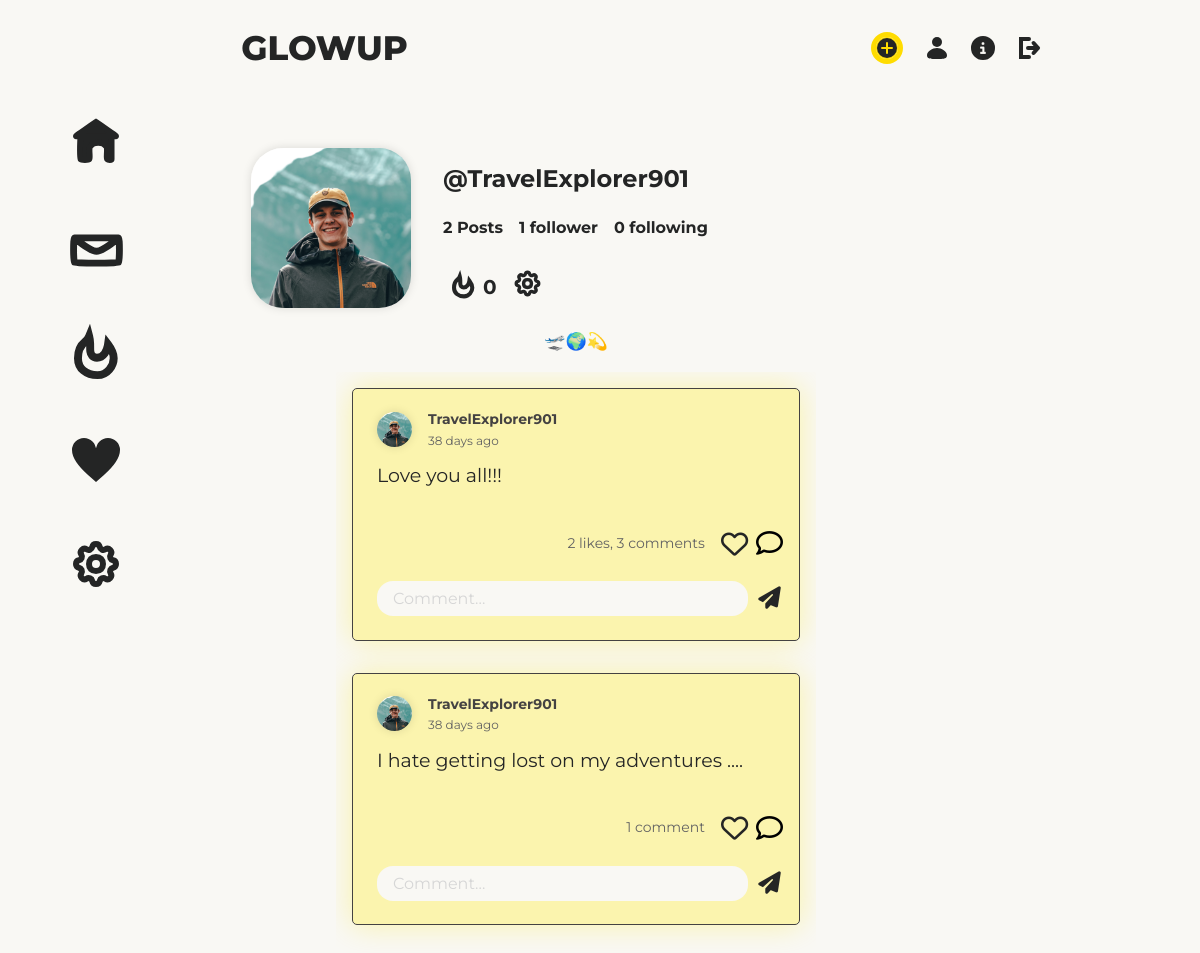
The app's page /profile/TravelExplorer901 (signed in) with its own data.
### core/models.py (models this page shows, shortened)
class Profile(models.Model):
    user = models.ForeignKey(User, on_delete=models.CASCADE)
    id_user = models.IntegerField()
    bio = models.TextField(blank=True)
    profile_img = models.ImageField(upload_to="profile_images", default="blank-profile-picture.png")
    current_streak = models.IntegerField(default=0)
    last_completed = models.DateTimeField(default=timezone.now() - timedelta(days=1))
    max_streak = models.IntegerField(default=0)

class Post(models.Model):
    id = models.UUIDField(primary_key=True, default=uuid.uuid4)
    user = models.CharField(max_length=100)
    post_content = models.TextField()
    created_at = models.DateTimeField(default=datetime.now)
    no_of_likes = models.IntegerField(default=0)
    no_of_comments = models.IntegerField(default=0)
    positivity = models.IntegerField(default=1)

### core/views.py (the view)
# urls.py: path('profile/<str:pk>', views.profile, name='profile'),
@login_required(login_url = 'signin')
def profile(request, pk):
    user_object = User.objects.get(username=pk)
    user_profile = Profile.objects.get(user=user_object)
    user_posts = Post.objects.filter(user=pk)
    user_posts_length = len(user_posts)
    post_dic = []
    for post in user_posts:
        post_user_profile = Profile.objects.get(user=User.objects.get(username=post.user))
        comments = Comment.objects.filter(post=post)
        sydney_timezone = timezone('Australia/Sydney')
        now_sydney = datetime.now(sydney_timezone)
        time_delta = now_sydney - post.created_at
        seconds = time_delta.total_seconds()
        if seconds < 60:
            if seconds == 1:
                time_string = f"{int(seconds)} second ago"
            else:
                time_string = f"{int(seconds)} seconds ago"
        elif seconds < 3600:
            minutes = int(seconds / 60)
            if minutes == 1:
                time_string = f"{minutes} minute ago"
            else:
                time_string = f"{minutes} minutes ago"
        elif seconds < 86400:
            hours = int(seconds / 3600)
            if hours == 1:
                time_string = f"{hours} hour ago"
            else:
                time_string = f"{hours} hours ago"
        else:
            days = int(seconds / 86400)
            if days == 1:
                time_string = f"{days} day ago"
            else:
                time_string = f"{days} days ago"
        if datetime.now(timezone('Australia/Sydney')).day - post.created_at.date().day <= 30:
            post_dic.append({
                'post': post,
                'profile_image': post_user_profile.profile_img,
                'comments': comments,
                'time_since_posted': time_string
            })
    sorted_posts = sorted(post_dic, key=lambda post: post["post"].positivity * 2, reverse=False)
    follower = request.user.username
    user = pk
    if FollowersCount.objects.filter(user=user, follower=follower).first():
        button_text = "Unfollow"
    else:
        button_text = "Follow"
    user_followers = len(FollowersCount.objects.filter(user=pk))
    user_following = len(FollowersCount.objects.filter(follower=pk))
    context = {
        "user_object": user_object,
        "user_profile": user_profile,
        "user_posts": user_posts,
        "user_posts_length": user_posts_length,
        "button_text": button_text,
        "user_followers": user_followers,
        "user_following": user_following,
        "sorted_posts": sorted_posts
    }
    return render(request, 'profile.html', context)

### templates/profile.html (shortened to what this page needs)
{% extends '_template.html' %} {% block title %} Glowup {% endblock %}
{% block content %}
{% load static %}
<div class="container">
    {% include 'components/sidebar.html' %}
    <section class="main-content">
      <div class="wrapper profile-wrapper">
        <div class="user-profile">
          <img class="profile-image" src="{{user_profile.profile_img.url}}" alt="">
          <div class="user-profile-info">
            <p>@{{user_profile.user.username}}</p>
            <form action="/follow" method="POST">
              <div class="add-btn">
                {% if user_posts_length == 0 %}
                <span><b>No Posts</b></span>
                {% elif user_posts_length == 1 %}
                <span
                  ><b>{{user_posts_length}} Post</b></span
                >
                {% else %}
                <span
                  ><b>{{user_posts_length}} Posts</b></span
                >
                {% endif %}
                {% if user_followers == 1 %}
                <span
                  ><b>{{user_followers}} follower</b></span
                >
                {% else %}
                <span
                  ><b>{{user_followers}} followers</b></span
                >
                {% endif %}
                <span
                  ><b>{{user_following}} following</b></span
                >
              </div>
              <div class="user-specific">
                {% if user_object.username == user.username %}
                  <a href="/challenge" data-ripple=""
                    >
                    </a
                  >
                  <p style="font-size: 20px;">{{user_profile.current_streak}}</p>
                  <a href="/settings" data-ripple="" style="margin-left: 1em;"
                    >
                    </a
                  >
                {% endif %}
              </div>
            </form>
          </div>
        </div>
        <p class="user-bio">{{user_profile.bio}}</p>
      </div>
      <div class="wrapper">
        <div class="post-wrapper hide-mobile" id="scroll-listen">
          {% for post in sorted_posts reversed%}
                <div class="post">
                    <div class="post-header">
                        <div class="post-header-image">
                            <img src="{{post.profile_image.url}}" alt="face" />
                        </div>
                        <div class="post-header-text">
                            <a href="/profile/{{post.post.user}}" class="post-username">{{post.post.user}}</a>
                            <p class="post-time">{{post.time_since_posted}}</p>
                        </div>
                    </div>
                    <div class="post-content">
                        <p>
                            {{post.post.post_content}}
                        </p>
                    </div>
                    <div class="post-footer">
                        <div class="post-actions">
                            <div class="post-comment-list">
                                {% if post.post.no_of_likes == 0 and post.post.no_of_comments == 1 %}
                                    <p>1 comment</p>
                                {% elif post.post.no_of_likes == 1 and post.post.no_of_comments == 0 %}
                                    <p>1 like</p>
                                {% elif post.post.no_of_likes == 1 and post.post.no_of_comments > 1 %}
                                    <p>1 like, {{post.post.no_of_comments}} comments</p>
                                {% elif post.post.no_of_likes > 1 and post.post.no_of_comments == 0 %}
                                    <p>{{post.post.no_of_likes}} likes</p>
                                {% elif post.post.no_of_likes == 0 and post.post.no_of_comments > 1 %}
                                    <p>{{post.post.no_of_comments}} comments</p>
                                {% elif post.post.no_of_likes > 1 and post.post.no_of_comments == 1 %}
                                    <p>{{post.post.no_of_likes}} likes, 1 comment</p>
                                {% elif post.post.no_of_likes == 1 and post.post.no_of_comments == 1 %}
                                    <p>1 like, 1 comment</p>
                                {% elif post.post.no_of_likes > 1 and post.post.no_of_comments > 1 %}
                                    <p>{{post.post.no_of_likes}} likes, {{post.post.no_of_comments}} comments</p>
                                {% endif %}
                            </div>
                            <a href="/like-post?post_id={{post.post.id}}" id="like-link" onclick="changeLike()"><i class="fa-regular fa-heart" id="like-btn"></i></a>
                            <button class="btn-comment" type="submit" onclick="openModal('{{ post.post.id }}')"></button>
                        </div>
                        <form action="/add_comment" method="POST">
                            <div class="comment-input">
                                <input
                                type="text"
                                name="comment"
                                placeholder="Comment..."
                                />
                                <button class="btn" type="submit"><i style="font-size: 1.5em;" class="fa-solid fa-paper-plane"></i></button>
                            </div>
                        </form>
                    </div>
                </div>
            {% endfor %}
        </div>
      </div>
    </section>
</div>
{% endblock %}

### records on screen
Profile: profile_img (picture), user.username "TravelExplorer901", current_streak "0", bio "🛫🌍💫"
Post: post.user "TravelExplorer901", time_since_posted "38 days ago", post.post_content "Love you all!!!", post.no_of_likes "2", post.no_of_comments "3"
Post: post.user "TravelExplorer901", time_since_posted "38 days ago", post.post_content "I hate getting lost on my adventures ....", no_of_likes "1 comment"

### other values on screen
{{ user_posts_length }} "2"
{{ user_followers }} "1"
{{ user_following }} "0"
